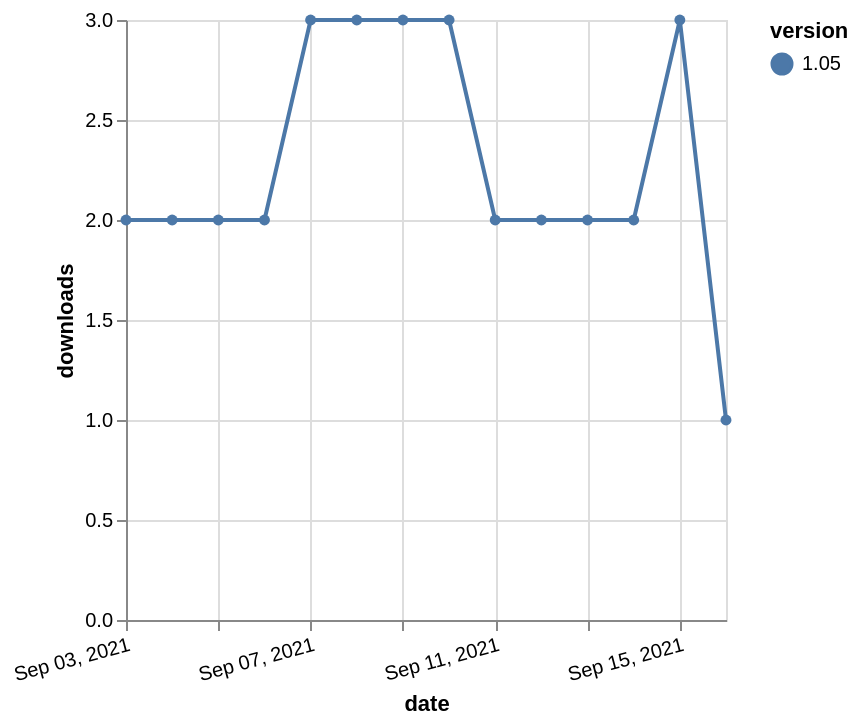

This figure's Vega-Lite source:
### Vega-Lite specification from a JSON file in a GitHub repository (floating-point values rounded to 4 significant figures)
{"$schema": "https://vega.github.io/schema/vega-lite/v5.json", "description": "A simple bar chart with embedded data.", "data": {"values": [{"date": "2021-09-03", "total": 2253, "delta": 2, "version": "1.05"}, {"date": "2021-09-04", "total": 2255, "delta": 2, "version": "1.05"}, {"date": "2021-09-05", "total": 2257, "delta": 2, "version": "1.05"}, {"date": "2021-09-06", "total": 2259, "delta": 2, "version": "1.05"}, {"date": "2021-09-07", "total": 2262, "delta": 3, "version": "1.05"}, {"date": "2021-09-08", "total": 2265, "delta": 3, "version": "1.05"}, {"date": "2021-09-09", "total": 2268, "delta": 3, "version": "1.05"}, {"date": "2021-09-10", "total": 2271, "delta": 3, "version": "1.05"}, {"date": "2021-09-11", "total": 2273, "delta": 2, "version": "1.05"}, {"date": "2021-09-12", "total": 2275, "delta": 2, "version": "1.05"}, {"date": "2021-09-13", "total": 2277, "delta": 2, "version": "1.05"}, {"date": "2021-09-14", "total": 2279, "delta": 2, "version": "1.05"}, {"date": "2021-09-15", "total": 2282, "delta": 3, "version": "1.05"}, {"date": "2021-09-16", "total": 2283, "delta": 1, "version": "1.05"}]}, "width": "container", "mark": {"type": "line", "point": {"filled": true}}, "encoding": {"x": {"field": "date", "type": "temporal", "timeUnit": "yearmonthdate", "title": "date", "axis": {"labelAngle": -15}}, "y": {"field": "delta", "type": "quantitative", "title": "downloads"}, "color": {"field": "version", "type": "nominal"}, "tooltip": {"field": "delta"}}}
